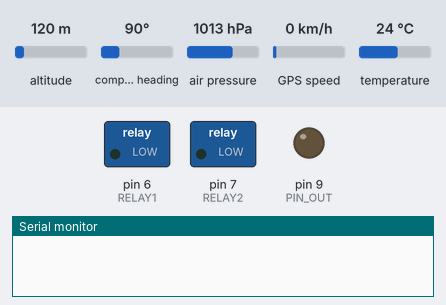
This sketch was run on a simulated Arduino Uno, built with avr-gcc and run on an emulated ATmega328P. Parts: switched loads named in the sketch (green lamp = pin HIGH), output pins drawn as LEDs (lit = HIGH), the last lines printed to the serial monitor. Wiring (inferred from the names in the program): BMP180 pressure sensor at I2C address 0x77. The test bench sets the inputs (shaded band); at power-on: altitude 120 m, compass heading 90°, air pressure 1013 hPa, GPS speed 0 km/h, temperature 24 °C. The GPS gets a fix after 3 s at 37.7749, -122.4194 with 8 satellites.

Above: at 1.5 s.
At 27.61 s:
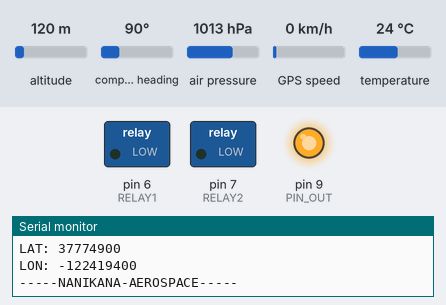
At 53.8 s:
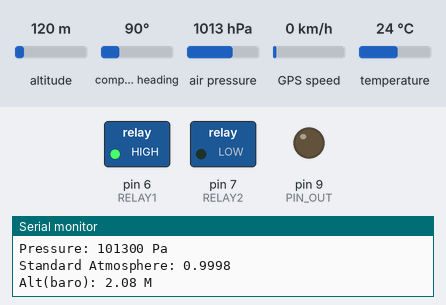
Timing chart, 0 to 66.8 s (numbered marks = the images above):
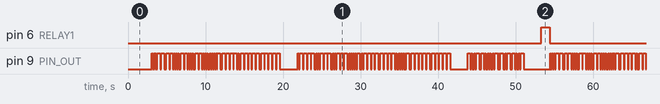

The sketch:

JOJO_V1d.ino
```cpp
#include <SoftwareSerial.h>
#include <TinyGPS.h>
#include <Wire.h>
// Defini la pin pour Code Morse
#define PIN_OUT 9
// Defini la pin pour Relay PTT Radio
#define RELAY1  6
// Defini la pin pour Relay CUTOFF BALLOON
#define RELAY2  7
//Define the LED Pin
#define UNIT_LENGTH 125
#define BMP085_ADDRESS 0x77  // I2C address of BMP085
char buffer0_long [50];
char buffer1_lat [50];
unsigned long fix_age, time, date, speed, course;
unsigned long chars, ldate;
unsigned short sentences, failed_checksum;

const unsigned char OSS = 0;  // Oversampling Setting

// Calibration values
int ac1;
int ac2;
int ac3;
unsigned int ac4;
unsigned int ac5;
unsigned int ac6;
int b1;
int b2;
int mb;
int mc;
int md;

// b5 is calculated in bmp085GetTemperature(...), this variable is also used in bmp085GetPressure(...)
// so ...Temperature(...) must be called before ...Pressure(...).
long b5;
long lat_morse,lon_morse; // create variable for latitude and longitude object


SoftwareSerial gpsSerial(10, 11); // create gps sensor connection
TinyGPS gps; // create gps object

//Build a struct with the morse code mapping
static const struct {const char letter, *code;} MorseMap[] =
{
{ 'A', ".-" },
{ 'B', "-..." },
{ 'C', "-.-." },
{ 'D', "-.." },
{ 'E', "." },
{ 'F', "..-." },
{ 'G', "--." },
{ 'H', "...." },
{ 'I', ".." },
{ 'J', ".---" },
{ 'K', ".-.-" },
{ 'L', ".-.." },
{ 'M', "--" },
{ 'N', "-." },
{ 'O', "---" },
{ 'P', ".--." },
{ 'Q', "--.-" },
{ 'R', ".-." },
{ 'S', "..." },
{ 'T', "-" },
{ 'U', "..-" },
{ 'V', "...-" },
{ 'W', ".--" },
{ 'X', "-..-" },
{ 'Y', "-.--" },
{ 'Z', "--.." },
{ ' ', " " }, //Gap between word, seven units
{ '1', ".----" },
{ '2', "..---" },
{ '3', "...--" },
{ '4', "....-" },
{ '5', "....." },
{ '6', "-...." },
{ '7', "--..." },
{ '8', "---.." },
{ '9', "----." },
{ '0', "-----" },
{ '.', "·–·–·–" },
{ ',', "--..--" },
{ '?', "..--.." },
{ '!', "-.-.--" },
{ ':', "---..." },
{ ';', "-.-.-." },
{ '(', "-.--." },
{ ')', "-.--.-" },
{ '"', ".-..-." },
{ '@', ".--.-." },
{ '&', ".-..." },
};


void setup(){

   // Initialise the Arduino data pins for RELAY OUTPUT
  pinMode(RELAY1, OUTPUT);
  pinMode(RELAY2, OUTPUT);

  Serial.begin(9600); // connect serial
  gpsSerial.begin(9600); // connect gps sensor
  Wire.begin();
  bmp085Calibration();
  pinMode( PIN_OUT, OUTPUT );
  digitalWrite( PIN_OUT, LOW );
}

void loop(){
  while(gpsSerial.available()){ // check for gps data
   if(gps.encode(gpsSerial.read())){ // encode gps data
    gps.get_position(&lat_morse,&lon_morse); // get latitude and longitude
    // display position
    //itoa(lat, buffer_morse, 10);
    sprintf(buffer1_lat, "%ld", lat_morse);
    sprintf(buffer0_long, "%ld", lon_morse);
    //Serial.print("Position: ");
    //Serial.print("lat: ");Serial.print(lat);Serial.print(" ");// print latitude
    //Serial.print("lon: ");Serial.println(lon); // print longitude
    digitalWrite(RELAY1,LOW);           // Turns ON Relays 1 PTT
  Serial.print("PTT TX RELAY= ON");Serial.println();
    Serial.print("LAT: "); Serial.println(buffer1_lat);
    Serial.print("LON: ");Serial.println(buffer0_long);
  Serial.print("-----NANIKANA-AEROSPACE-----");
      String morseWord = encode(buffer1_lat);
      for(int i=0; i<=morseWord.length(); i++){
       switch( morseWord[i] )
        {
        case '.': //dit
         digitalWrite( PIN_OUT, HIGH );
         delay( UNIT_LENGTH );
         digitalWrite( PIN_OUT, LOW );
         delay( UNIT_LENGTH );
         break;

        case '-': //dah
         digitalWrite( PIN_OUT, HIGH );
         delay( UNIT_LENGTH*3 );
         digitalWrite( PIN_OUT, LOW );
         delay( UNIT_LENGTH );
         break;

        case ' ': //gap
         delay( UNIT_LENGTH );
        }
       }
     // Wait
  delay(2000);
   morseWord = encode(buffer0_long);
      for(int i=0; i<=morseWord.length(); i++){
       switch( morseWord[i] )
        {
        case '.': //dit
         digitalWrite( PIN_OUT, HIGH );
         delay( UNIT_LENGTH );
         digitalWrite( PIN_OUT, LOW );
         delay( UNIT_LENGTH );
         break;

        case '-': //dah
         digitalWrite( PIN_OUT, HIGH );
         delay( UNIT_LENGTH*3 );
         digitalWrite( PIN_OUT, LOW );
         delay( UNIT_LENGTH );
         break;

        case ' ': //gap
         delay( UNIT_LENGTH );
        }
       }
       // Wait
  delay(2000);
   morseWord = encode("NANIKANA");
     //Serial.print("TEST3: ");Serial.println(morseWord);
      for(int i=0; i<=morseWord.length(); i++){
       switch( morseWord[i] )
        {
        case '.': //dit
         digitalWrite( PIN_OUT, HIGH );
         delay( UNIT_LENGTH );
         digitalWrite( PIN_OUT, LOW );
         delay( UNIT_LENGTH );
         break;

        case '-': //dah
         digitalWrite( PIN_OUT, HIGH );
         delay( UNIT_LENGTH*3 );
         digitalWrite( PIN_OUT, LOW );
         delay( UNIT_LENGTH );
         break;

        case ' ': //gap
         delay( UNIT_LENGTH );
        }
       }
       // Wait
  delay(2000);
  digitalWrite(RELAY1,HIGH);          // Turns Relay PTT Off
   Serial.print("PTT TX RELAY= OFF");Serial.println();
   float temperature = bmp085GetTemperature(bmp085ReadUT()); //MUST be called first
  float pressure = bmp085GetPressure(bmp085ReadUP());
  float atm = pressure / 101325; // "standard atmosphere"
  float altitude = calcAltitude(pressure); //Uncompensated caculation - in Meters

  //Serial.print("Date: ");
  gps.get_datetime(&date, &time, &fix_age);
  Serial.print("Date: ");
  Serial.println(date);
  Serial.print("Time: ");
  Serial.println(time);
  // returns speed in 100ths of a knot
  speed = gps.speed();
 Serial.print("Speed: ");
 Serial.println(speed);
  // course in 100ths of a degree
  course = gps.course();
  Serial.print("Course: ");
  Serial.println(course);


  Serial.print("Temp.int.: ");
  Serial.print(temperature, 2); //display 2 decimal places
  Serial.println("deg C");

  Serial.print("Pressure: ");
  Serial.print(pressure, 0); //whole number only.
  Serial.println(" Pa");

  Serial.print("Standard Atmosphere: ");
  Serial.println(atm, 4); //display 4 decimal places

  Serial.print("Alt(baro): ");
  Serial.print(altitude, 2); //display 2 decimal places
  Serial.println(" M");

  Serial.println();//line break

  delay(1000); //wait a second and get values again.
   }
  }


}
String encode(const char *string)
{
size_t i, j;
String morseWord = "";
for( i = 0; string[i]; ++i )
{
for( j = 0; j < sizeof MorseMap / sizeof *MorseMap; ++j )
{
if( toupper(string[i]) == MorseMap[j].letter )
{
morseWord += MorseMap[j].code;
break;
}
}
morseWord += " "; //Add tailing space to seperate the chars
}

return morseWord;
}

String decode(String morse)
{
String msg = "";
int lastPos = 0;
int pos = morse.indexOf(' ');
while( lastPos <= morse.lastIndexOf(' ') )
{
for( int i = 0; i < sizeof MorseMap / sizeof *MorseMap; ++i )
{
if( morse.substring(lastPos, pos) == MorseMap[i].code )
{
msg += MorseMap[i].letter;
}
}

lastPos = pos+1;
pos = morse.indexOf(' ', lastPos);
// Handle white-spaces between words (7 spaces)
while( morse[lastPos] == ' ' && morse[pos+1] == ' ' )
{
pos ++;
}
}

return msg;
}
void bmp085Calibration()
{
  ac1 = bmp085ReadInt(0xAA);
  ac2 = bmp085ReadInt(0xAC);
  ac3 = bmp085ReadInt(0xAE);
  ac4 = bmp085ReadInt(0xB0);
  ac5 = bmp085ReadInt(0xB2);
  ac6 = bmp085ReadInt(0xB4);
  b1 = bmp085ReadInt(0xB6);
  b2 = bmp085ReadInt(0xB8);
  mb = bmp085ReadInt(0xBA);
  mc = bmp085ReadInt(0xBC);
  md = bmp085ReadInt(0xBE);
}

// Calculate temperature in deg C
float bmp085GetTemperature(unsigned int ut){
  long x1, x2;

  x1 = (((long)ut - (long)ac6)*(long)ac5) >> 15;
  x2 = ((long)mc << 11)/(x1 + md);
  b5 = x1 + x2;

  float temp = ((b5 + 8)>>4);
  temp = temp /10;

  return temp;
}

// Calculate pressure given up
// calibration values must be known
// b5 is also required so bmp085GetTemperature(...) must be called first.
// Value returned will be pressure in units of Pa.
long bmp085GetPressure(unsigned long up){
  long x1, x2, x3, b3, b6, p;
  unsigned long b4, b7;

  b6 = b5 - 4000;
  // Calculate B3
  x1 = (b2 * (b6 * b6)>>12)>>11;
  x2 = (ac2 * b6)>>11;
  x3 = x1 + x2;
  b3 = (((((long)ac1)*4 + x3)<<OSS) + 2)>>2;

  // Calculate B4
  x1 = (ac3 * b6)>>13;
  x2 = (b1 * ((b6 * b6)>>12))>>16;
  x3 = ((x1 + x2) + 2)>>2;
  b4 = (ac4 * (unsigned long)(x3 + 32768))>>15;

  b7 = ((unsigned long)(up - b3) * (50000>>OSS));
  if (b7 < 0x80000000)
    p = (b7<<1)/b4;
  else
    p = (b7/b4)<<1;

  x1 = (p>>8) * (p>>8);
  x1 = (x1 * 3038)>>16;
  x2 = (-7357 * p)>>16;
  p += (x1 + x2 + 3791)>>4;

  long temp = p;
  return temp;
}

// Read 1 byte from the BMP085 at 'address'
char bmp085Read(unsigned char address)
{
  unsigned char data;

  Wire.beginTransmission(BMP085_ADDRESS);
  Wire.write(address);
  Wire.endTransmission();

  Wire.requestFrom(BMP085_ADDRESS, 1);
  while(!Wire.available())
    ;

  return Wire.read();
}

// Read 2 bytes from the BMP085
// First byte will be from 'address'
// Second byte will be from 'address'+1
int bmp085ReadInt(unsigned char address)
{
  unsigned char msb, lsb;

  Wire.beginTransmission(BMP085_ADDRESS);
  Wire.write(address);
  Wire.endTransmission();

  Wire.requestFrom(BMP085_ADDRESS, 2);
  while(Wire.available()<2)
    ;
  msb = Wire.read();
  lsb = Wire.read();

  return (int) msb<<8 | lsb;
}

// Read the uncompensated temperature value
unsigned int bmp085ReadUT(){
  unsigned int ut;

  // Write 0x2E into Register 0xF4
  // This requests a temperature reading
  Wire.beginTransmission(BMP085_ADDRESS);
  Wire.write(0xF4);
  Wire.write(0x2E);
  Wire.endTransmission();

  // Wait at least 4.5ms
  delay(5);

  // Read two bytes from registers 0xF6 and 0xF7
  ut = bmp085ReadInt(0xF6);
  return ut;
}

// Read the uncompensated pressure value
unsigned long bmp085ReadUP(){

  unsigned char msb, lsb, xlsb;
  unsigned long up = 0;

  // Write 0x34+(OSS<<6) into register 0xF4
  // Request a pressure reading w/ oversampling setting
  Wire.beginTransmission(BMP085_ADDRESS);
  Wire.write(0xF4);
  Wire.write(0x34 + (OSS<<6));
  Wire.endTransmission();

  // Wait for conversion, delay time dependent on OSS
  delay(2 + (3<<OSS));

  // Read register 0xF6 (MSB), 0xF7 (LSB), and 0xF8 (XLSB)
  msb = bmp085Read(0xF6);
  lsb = bmp085Read(0xF7);
  xlsb = bmp085Read(0xF8);

  up = (((unsigned long) msb << 16) | ((unsigned long) lsb << 8) | (unsigned long) xlsb) >> (8-OSS);

  return up;
}

void writeRegister(int deviceAddress, byte address, byte val) {
  Wire.beginTransmission(deviceAddress); // start transmission to device
  Wire.write(address);       // send register address
  Wire.write(val);         // send value to write
  Wire.endTransmission();     // end transmission
}

int readRegister(int deviceAddress, byte address){

  int v;
  Wire.beginTransmission(deviceAddress);
  Wire.write(address); // register to read
  Wire.endTransmission();

  Wire.requestFrom(deviceAddress, 1); // read a byte

  while(!Wire.available()) {
    // waiting
  }

  v = Wire.read();
  return v;
}

float calcAltitude(float pressure){

  float A = pressure/101325;
  float B = 1/5.25588;
  float C = pow(A,B);
  C = 1 - C;
  C = C /0.0000225577;

  return C;
}
```

Measured:
- by itself, pin 6 (RELAY1): alternates HIGH for 1.1 s and LOW for 50.3 s
- by itself, pin 9 (PIN_OUT): moves between LOW and HIGH, repeating every 51.4 s
- by itself, everything shown: repeats every 51.4 s, in 207 steps
